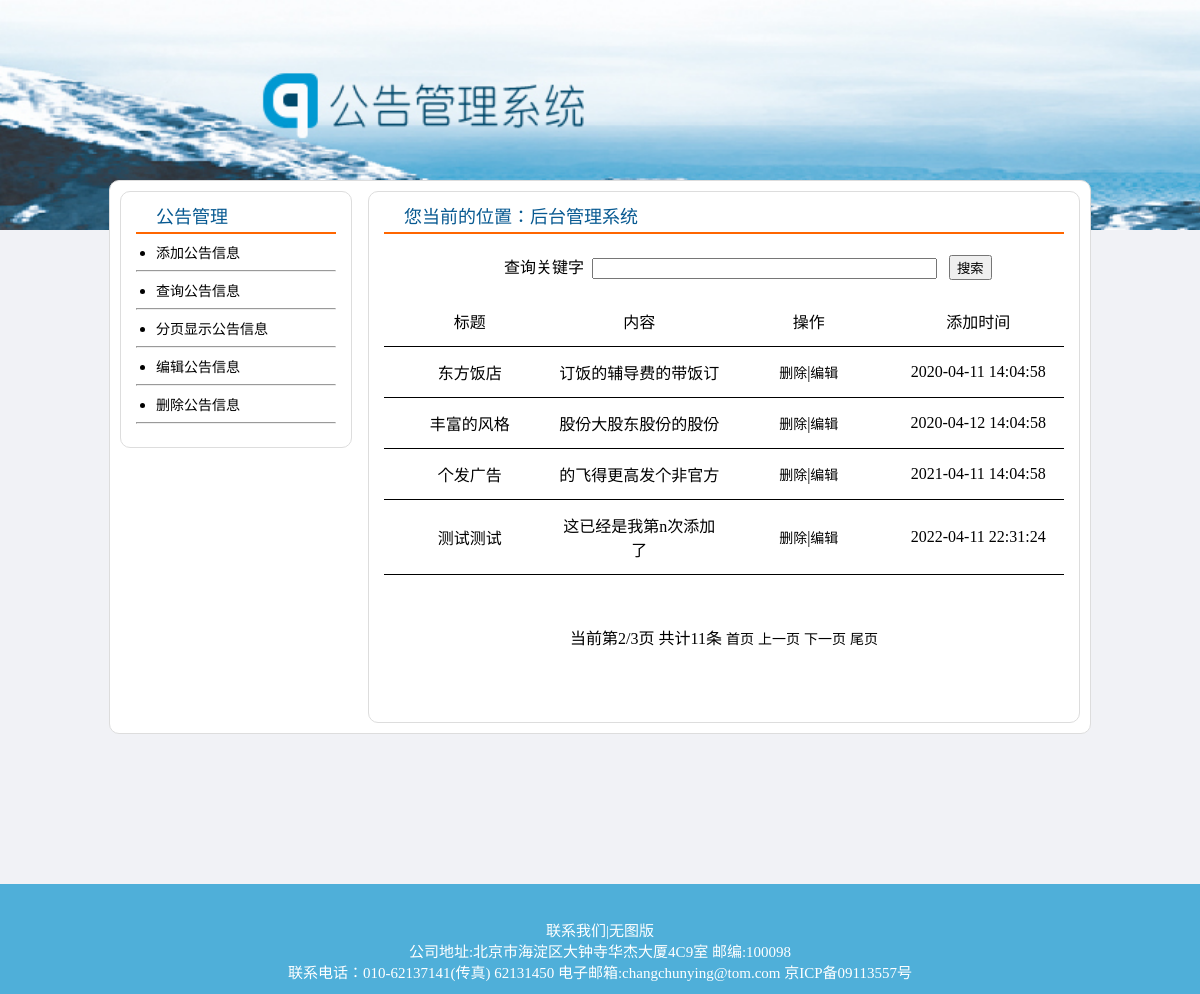
The app's page /search_notice.php?p=2 with its own data.
### tables this page shows
CREATE TABLE `tb_notice` (
  `id` int(11) NOT NULL,
  `title` varchar(200) NOT NULL,
  `content` text NOT NULL,
  `time` text NOT NULL
);

### Model.php (called while the page is built, shortened)
<?php
class Model
{
    protected $tabname;
    protected $link = null;
    protected $limit = null;
    public function __construct($tabname)
    {
        $this->tabname = $tabname;
        $this->link = mysqli_connect(HOST,USER,PASS,DBNAME) or die("数据库连接失败！");
        mysqli_set_charset($this->link,"utf8");
        $this->loadFields();
    }
    private function loadFields()
    {
        $sql = "desc {$this->tabname}";
        $result = mysqli_query($this->link,$sql);
        while($row = mysqli_fetch_assoc($result)){
            $this->fields[] = $row['Field'];
            if($row['Key']=="PRI"){
                $this->pk = $row['Field'];
            }
        }
    }
    public function select()
    {
        $sql = "select * from {$this->tabname}";
        if(!empty($this->limit)){
            $sql .= " limit ".$this->limit;
        }
        $result = mysqli_query($this->link,$sql);
        $list = mysqli_fetch_all($result,MYSQLI_ASSOC);
        $this->limit = null;
        return $list;
    }
    public function total()
    {
        $sql = "select count(*) as m from {$this->tabname}";
        $result = mysqli_query($this->link,$sql);
        $row = mysqli_fetch_assoc($result);
        return $row["m"];
    }
    public function limit($m,$n=0)
    {
        if($n==0){
            $this->limit = $m;
        }else{
            $this->limit = $m.",".$n;
        }
        return $this;
    }
}

### ZsubStr.php (called while the page is built)
<?php
class ZsubStr{
    function chinesesubstr($str,$start,$len){
        $strlen = $len - $start;
        for($i=0;$i<$strlen;$i++){
            if(ord(substr($str,$i,1))>0xa0){
                @$tmpstr.=substr($str,$i,3);
                $i+=2;
            }else{
                @$tmpstr.=substr($str,$i,1);
            }
        }
        return $tmpstr;
    }
}
?>

### search_notice.php (the view, shortened to what this page needs)
<html>
<head>
<link href="css/index.css" rel="stylesheet">
</head>
<body>
<div class="bgimg"></div>
<div class="content">
	<div class="con_left">
		<div class="con_left1">
			<div class="con_header" style=""><div class="title" style=""><span>公告管理</span></div></div>
			<div class="">
				<ul><li><a href="add_notice.php">添加公告信息</a></li></ul><hr/>
				<ul><li><a href="search_notice.php">查询公告信息</a></li></ul><hr/>
				<ul><li><a href="search_notice.php">分页显示公告信息</a></li></ul><hr/>
				<ul><li><a href="search_notice.php">编辑公告信息</a></li></ul><hr/>
				<ul><li><a href="search_notice.php">删除公告信息</a></li></ul><hr/>
			</div>
		</div>
	</div>
	<div class="con_right">
		<div class="">
			<div class="blog_list_wrap">
				<div class="con_header"><div class="title"><span>您当前的位置：后台管理系统</span></div></div>
				<div style="margin-top: 20px;margin-left: 120px;">
					<form name="form1" method="post" action="search_notice.php">
						查询关键字&nbsp;
						<input name="keyword" type="text" id="txt_keyword" size="40" value="<?php echo empty($_POST['keyword'])?'':$_POST['keyword'];?>">
						<input type="submit" name="Submit" value="搜索" >
					</form>
				</div>
                <table class="table1" style="">
                    <tr>
                        <td>标题</td>
                        <td>内容</td>
                        <td>操作</td>
                        <td>添加时间</td>
                    </tr>
                </table>
                <?php
                    require("Model.php");
                    require("Page.php");
                    require("ZsubStr.php");
                    $mod = new Model("tb_notice");
                    $m = $mod->total();
                    $page = new Page($m,4);
                    $list = $mod->limit($page->limit())->select();
                    if(count($list)==0){
                        echo "<font color='red'>您搜索的信息不存在，请使用类似的关键字进行检索!</font>";
                    }else{
                        foreach($list as $v){
                ?>
                        <table class="table1" style="">
						<tr>
							<td><?php echo $v['title']?></td>
							<td><?php $mc = new ZsubStr(); echo $mc->chinesesubstr($v['content'],0,30);?></td>
							<td><a href="doAction.php?a=del&id=<?php echo $v['id']?>" onclick="return confirm('确定将此记录删除?')">删除</a>|<a href="add_notice.php?id=<?php echo $v['id']?>">编辑</a></td>
							<td><?php echo $v['time']?></td>
							</tr>
					    </table>
                <?php
                        }
                    }
                ?>
			</div>
		</div>
        <div style="text-align: center;margin-top: 50px;">
            <?php echo $page->show();?>
        </div>
	</div>
</div>
<?php
include('footer.php');
?>
</body>
</html>

### css/index.css (style rules this page uses)
body { background-color: #F1F2F6; margin: 0; padding:0; }
a { font-size: 14px; text-decoration: none; color: #000000; noline:expression(this.onfocus=this.blur); }
.bgimg { height:230px; width: 100%; background-image:url(../images/head.jpg); background-repeat:no-repeat; background-size:cover; }
.content { width:980px; margin:0 auto; margin-top: -50px; border-radius: 10px; background-color: #fff; border:solid 1px #ddd; }
.content .con_left { width: 230px; float:left; }
.content .con_right { width:680px; height:500px; float: right; margin:0 auto; margin:10px; padding:15px; border-radius: 10px; border: solid 1px #ddd; }
.content .con_left .con_left1 { width:200px; margin:10px; padding:15px; border-radius: 10px; border: solid 1px #ddd; }
.content .con_header { font-size: 18px; color: #075991; border-bottom: solid 2px #FF6600; padding-bottom: 5px; }
.title { height:20px; line-height:20px; padding-left:20px; }
ul { padding-left: 20px; margin:8px 0; }
.table1 { text-align: center; width:100%; border-bottom: solid 1px #000; padding: 10px 0; }
.table1 td { vertical-align: middle;width: 25%; }

### records on screen
tb_notice: title "东方饭店", content "订饭的辅导费的带饭订", time "2020-04-11 14:04:58"
tb_notice: title "丰富的风格", content "股份大股东股份的股份", time "2020-04-12 14:04:58"
tb_notice: title "个发广告", content "的飞得更高发个非官方", time "2021-04-11 14:04:58"
tb_notice: title "测试测试", content "这已经是我第n次添加了", time "2022-04-11 22:31:24"

### other values on screen
$page->show() "当前第2/3页 共计11条"
